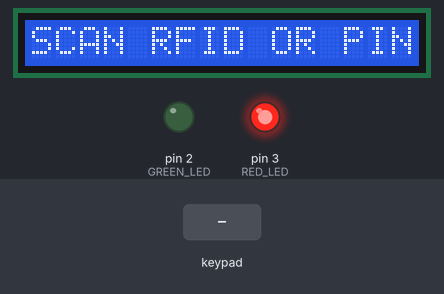
A sketch run on a simulated Arduino Uno, built with avr-gcc and run on an emulated ATmega328P. Parts: 16×1 character LCD, output pins drawn as LEDs (lit = HIGH). Inputs (shaded band) come from the test bench. Pins used as bus, display or sensor lines are not drawn; what the sketch prints to the serial monitor is not drawn.

Above: at 1.2 s.
1.3 s: keypad keys 2 3 5 6 pressed 0.4 s apart
At 3.5 s:
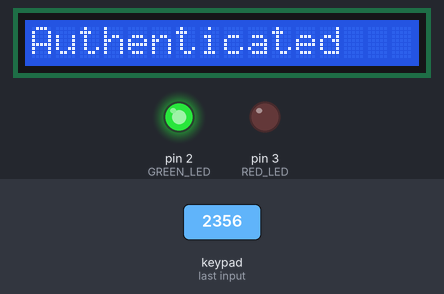
4.4 s: keypad keys 1 1 1 0 9 8 pressed 0.4 s apart
At 8.27 s:
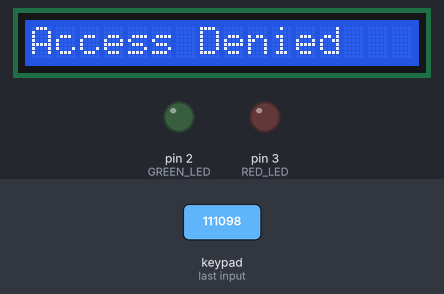
9.8 s: key '*' pressed
12.8 s: key '3' pressed
At 14.9 s:
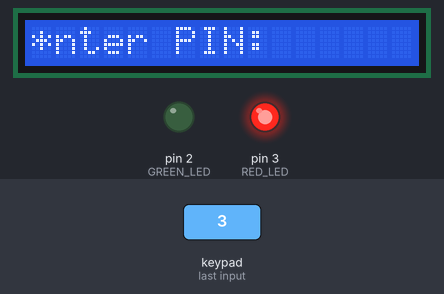
15.2 s: keypad keys 2 3 5 6 # pressed 0.4 s apart
At 15.4 s:
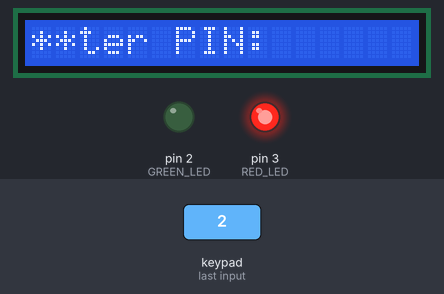
18.7 s: key '1' pressed
At 21.9 s:
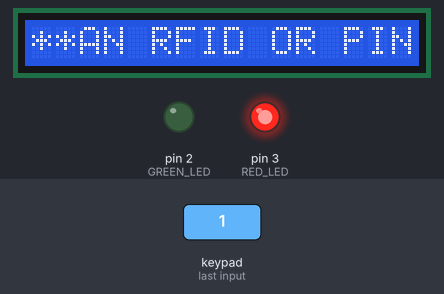
Timing chart, 0 to 22.7 s (numbered marks = the images above; inputs shaded):
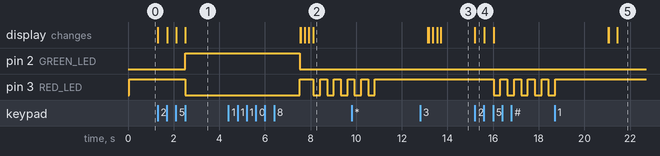

The sketch:

Task1_2.ino
```cpp
#include <Wire.h>
#include <LiquidCrystal_I2C.h>
#include <MFRC522.h>
#include <SPI.h>
#include <Keypad.h>

#define RED_LED 3
#define GREEN_LED 2


LiquidCrystal_I2C lcd(0x27, 16, 1);

const byte ROWS = 4;
const byte COLS = 4;

char hexaKeys[ROWS][COLS] = {
  {'1','2','3','A'},
  {'4','5','6','B'},
  {'8','9','7','C'},
  {'*','0','#','D'}
};

byte rowPins[ROWS] = {11, 10, 9, 8};
byte colPins[COLS] = {7, 6, 5, 4};

Keypad keypad = Keypad(makeKeymap(hexaKeys), rowPins, colPins, ROWS, COLS);

String enteredPin = "";
const String correctPin = "2356";

void setup() {
  Serial.begin(9600);

  pinMode(RED_LED, OUTPUT);
  pinMode(GREEN_LED, OUTPUT);

  SPI.begin();

  lcd.init();
  lcd.backlight();

  resetToPhase1();
}

void loop() {
  char key = keypad.getKey();
  if (key) {
    Serial.print("Key Pressed: ");
    Serial.println(key);
    processKeyInput(key);
  }

  delay(10);
}

void processKeyInput(char key) {
  if (key == '*') {
    enteredPin = "";
    lcd.setCursor(0, 0);
    lcd.print("Enter PIN:      ");
    Serial.println("PIN Cleared");
  }
  else if (enteredPin.length() < 4 && isDigit(key)) {
    enteredPin += key;
    lcd.setCursor(enteredPin.length() - 1, 0);
    lcd.print('*');

    Serial.print("Entered PIN: ");
    Serial.println(enteredPin);

    if (enteredPin.length() == 4) {
      checkPIN();
    }
  }
}

void checkPIN() {
  if (enteredPin == correctPin) {
    authenticateSuccess();
  } else {
    authenticateFail();
  }
  enteredPin = "";
}


void authenticateSuccess() {
  digitalWrite(RED_LED, LOW);
  digitalWrite(GREEN_LED, HIGH);
  lcd.clear();
  lcd.setCursor(0, 0);
  lcd.print("Authenticated");
  Serial.println("Access Granted");
  delay(5000);
  resetToPhase1();
}

void authenticateFail() {
  lcd.clear();
  lcd.setCursor(0, 0);
  lcd.print("Access Denied");
  Serial.println("Access Denied");
  for (int i = 0; i < 5; i++) {
    digitalWrite(RED_LED, LOW);
    delay(300);
    digitalWrite(RED_LED, HIGH);
    delay(300);
  }
  delay(2000);
  resetToPhase1();
}

void resetToPhase1() {
  digitalWrite(GREEN_LED, LOW);
  digitalWrite(RED_LED, HIGH);
  lcd.clear();
  lcd.setCursor(0, 0);
  lcd.print("SCAN RFID OR PIN:");
  Serial.println("Phase resest");
  enteredPin = "";
}
```

Measured:
- after the input at 1.3 s, pin 2 (GREEN_LED): LOW → HIGH after 1.2 s; pin 3 (RED_LED): HIGH → LOW after 1.2 s; the display: first changes at once (image 1 shows a later state)
- after the input at 4.4 s, the display: first differs from a run without the input after 3.2 s (image 2 shows a later state)
- after the input at 12.8 s, the display: first differs from a run without the input after 0.90 s (image 3)
- after the input at 15.2 s, pin 3 (RED_LED): alternates HIGH for 0.30 s and LOW for 0.30 s, starting after 0.82 s; the display: changes at once (image 4)
- after the input at 18.7 s, the display: first differs from a run without the input after 2.7 s (image 5)
